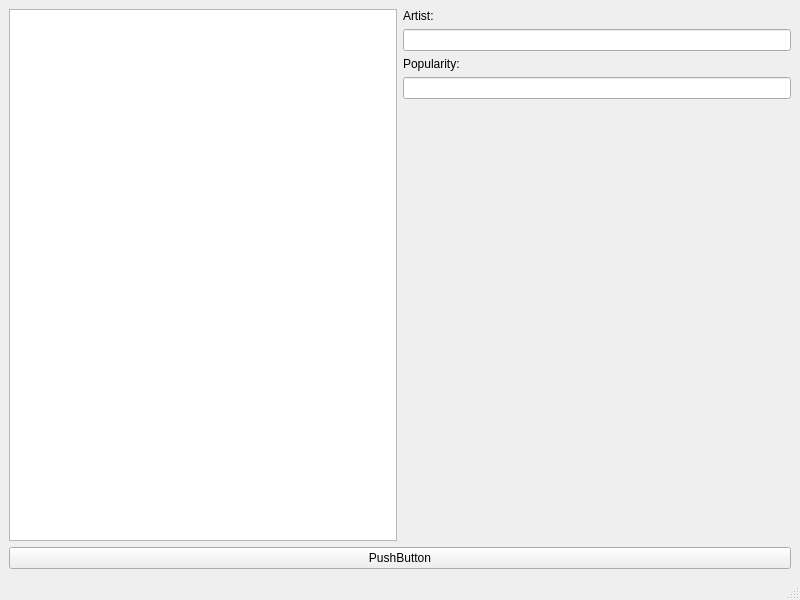
<?xml version="1.0" encoding="UTF-8"?>
<ui version="4.0">
 <class>MainWindow</class>
 <widget class="QMainWindow" name="MainWindow">
  <property name="geometry">
   <rect>
    <x>0</x>
    <y>0</y>
    <width>800</width>
    <height>600</height>
   </rect>
  </property>
  <property name="windowTitle">
   <string>MainWindow</string>
  </property>
  <widget class="QWidget" name="centralwidget">
   <layout class="QVBoxLayout" name="verticalLayout">
    <item>
     <layout class="QHBoxLayout" name="horizontalLayout">
      <item>
       <widget class="QListView" name="listView"/>
      </item>
      <item>
       <layout class="QVBoxLayout" name="verticalLayout_2">
        <item>
         <widget class="QLabel" name="label">
          <property name="text">
           <string>Artist:</string>
          </property>
         </widget>
        </item>
        <item>
         <widget class="QLineEdit" name="artistLineEdit"/>
        </item>
        <item>
         <widget class="QLabel" name="label_2">
          <property name="text">
           <string>Popularity:</string>
          </property>
         </widget>
        </item>
        <item>
         <widget class="QLineEdit" name="popularityLineEdit"/>
        </item>
        <item>
         <spacer name="verticalSpacer">
          <property name="orientation">
           <enum>Qt::Vertical</enum>
          </property>
          <property name="sizeHint" stdset="0">
           <size>
            <width>20</width>
            <height>40</height>
           </size>
          </property>
         </spacer>
        </item>
       </layout>
      </item>
     </layout>
    </item>
    <item>
     <widget class="QPushButton" name="pushButton">
      <property name="text">
       <string>PushButton</string>
      </property>
     </widget>
    </item>
   </layout>
  </widget>
  <widget class="QMenuBar" name="menubar">
   <property name="geometry">
    <rect>
     <x>0</x>
     <y>0</y>
     <width>800</width>
     <height>37</height>
    </rect>
   </property>
  </widget>
  <widget class="QStatusBar" name="statusbar"/>
 </widget>
 <resources/>
 <connections/>
</ui>
